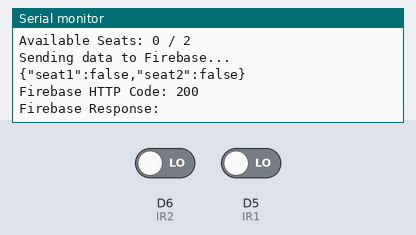
Recording of a sketch running on a simulated ESP8266 (NodeMCU). Shown: the last lines printed to the serial monitor. Inputs (shaded band) come from the test bench; at power-on: D6 (IR2) LOW, D5 (IR1) LOW. WiFi joins after 1.5 s; servers stay silent unless stated; uploads are accepted with an empty reply.

Above: at 2.7 s.
2.8 s: D6 (IR2) driven HIGH
At 3.88 s:
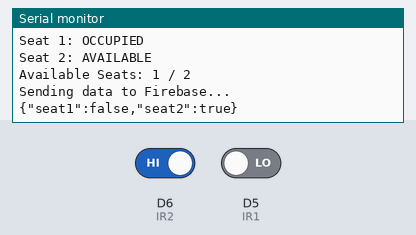
5.7 s: D5 (IR1) driven HIGH
At 6.09 s:
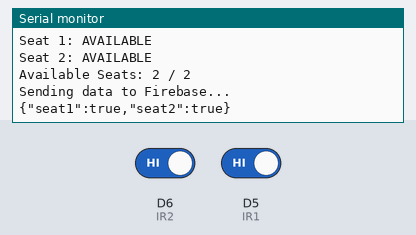
9.6 s: D6 (IR2) driven LOW
At 10.51 s:
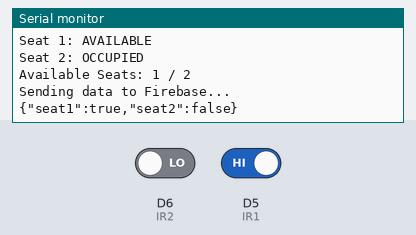
Timing chart, 0 to 12.6 s (numbered marks = the images above; inputs shaded):
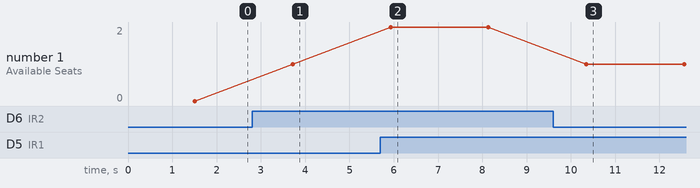

The sketch:

Library_Seat_Availability.ino
```cpp
#include <ESP8266WiFi.h>
#include <WiFiClientSecure.h>
#include <ESP8266HTTPClient.h>

// ==========================
// IR SENSOR PINS
// ==========================

#define IR1 D5
#define IR2 D6


// ==========================
// WIFI
// ==========================

const char* ssid = "YOUR_WIFI_NAME";
const char* password = "YOUR_WIFI_PASSWORD";


// ==========================
// FIREBASE
// ==========================

const char* firebaseURL =
  "https://library-seat-availability-default-rtdb.asia-southeast1.firebasedatabase.app";


void setup() {

  // Start Serial Monitor
  Serial.begin(115200);

  // IR sensor pins
  pinMode(IR1, INPUT);
  pinMode(IR2, INPUT);


  // ==========================
  // CONNECT TO WIFI
  // ==========================

  WiFi.mode(WIFI_STA);
  WiFi.begin(ssid, password);

  Serial.println();
  Serial.print("Connecting to WiFi");

  while (WiFi.status() != WL_CONNECTED) {
    delay(500);
    Serial.print(".");
  }

  Serial.println();
  Serial.println("WiFi Connected!");

  Serial.print("ESP8266 IP Address: ");
  Serial.println(WiFi.localIP());

  Serial.println();
  Serial.println("System Started!");
}


void loop() {

  // ==========================
  // READ IR SENSORS
  // ==========================

  int sensor1 = digitalRead(IR1);
  int sensor2 = digitalRead(IR2);


  // ==========================
  // SEAT STATUS
  // ==========================

  // Your sensor:
  // 1 = No object = AVAILABLE
  // 0 = Object detected = OCCUPIED

  bool seat1Available = (sensor1 == 1);
  bool seat2Available = (sensor2 == 1);


  // ==========================
  // COUNT AVAILABLE SEATS
  // ==========================

  int availableSeats = 0;

  if (seat1Available) {
    availableSeats++;
  }

  if (seat2Available) {
    availableSeats++;
  }


  // ==========================
  // SHOW STATUS
  // ==========================

  Serial.println();
  Serial.println("--------------------------");

  Serial.print("IR1 = ");
  Serial.println(sensor1);

  Serial.print("IR2 = ");
  Serial.println(sensor2);

  Serial.print("Seat 1: ");

  if (seat1Available) {
    Serial.println("AVAILABLE");
  }
  else {
    Serial.println("OCCUPIED");
  }


  Serial.print("Seat 2: ");

  if (seat2Available) {
    Serial.println("AVAILABLE");
  }
  else {
    Serial.println("OCCUPIED");
  }


  Serial.print("Available Seats: ");
  Serial.print(availableSeats);
  Serial.println(" / 2");


  // ==========================
  // SEND DATA TO FIREBASE
  // ==========================

  WiFiClientSecure client;

  // Temporary for prototype testing
  client.setInsecure();

  HTTPClient https;

  String url = String(firebaseURL) + "/seats.json";


  if (https.begin(client, url)) {

    https.addHeader("Content-Type", "application/json");


    // Create Firebase data
    String data = "{";

    data += "\"seat1\":";
    data += seat1Available ? "true" : "false";

    data += ",";

    data += "\"seat2\":";
    data += seat2Available ? "true" : "false";

    data += "}";


    Serial.println();
    Serial.println("Sending data to Firebase...");
    Serial.println(data);


    // Send data
    int httpCode = https.PUT(data);


    Serial.print("Firebase HTTP Code: ");
    Serial.println(httpCode);


    if (httpCode > 0) {

      Serial.println("Firebase Response:");
      Serial.println(https.getString());

    }
    else {

      Serial.println("Firebase request failed.");
      Serial.println(https.errorToString(httpCode));

    }


    https.end();

  }
  else {

    Serial.println("Unable to connect to Firebase.");

  }


  // Wait 2 seconds
  delay(2000);
}
```

Measured:
- after the input at 2.8 s, the serial monitor: prints a new line after 0.92 s (image 1)
- after the input at 5.7 s, the serial monitor: prints a new line after 0.23 s (image 2)
- after the input at 9.6 s, the serial monitor: prints a new line after 0.75 s (image 3)
